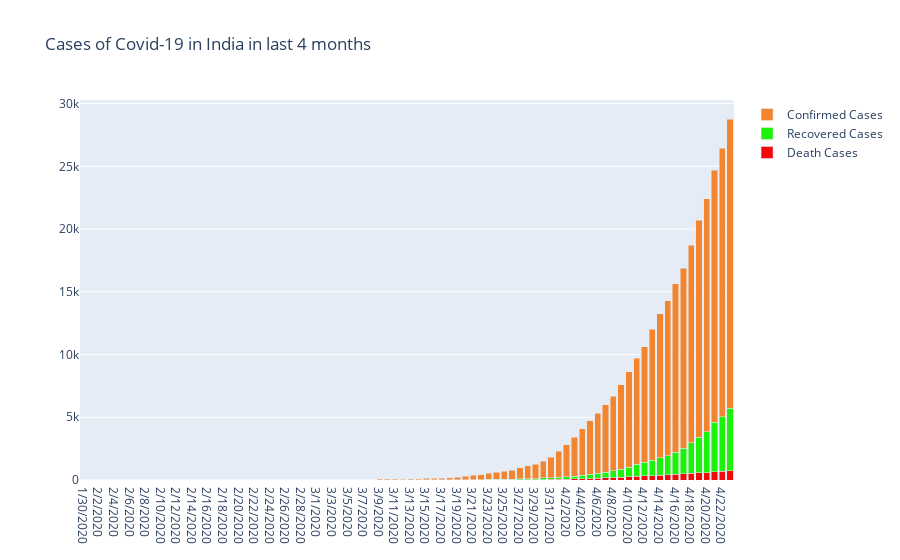

The notebook cell this image was saved under:
### Code cell
total_confirm = confirmed_df[37:]
total_confirm = total_confirm.drop(['STATE/UT', 'CODE', 'LATITUDE', 'LONGITUDE', 'PER CAPITA INCOME (INR)', 'POPULATION', 'AVERAGE TEMPERATURE (°C)'], axis=1)

total_death = death_df[37:]
total_death = total_death.drop(['STATE/UT', 'CODE', 'LATITUDE', 'LONGITUDE', 'PER CAPITA INCOME (INR) ',
       'POPULATION', 'AVERAGE TEMPERATURE (°C)'], axis=1)

total_recover = recover_df[37:]
total_recover = total_recover.drop(['STATE/UT', 'CODE', 'LATITUDE', 'LONGITUDE', 'PER CAPITA INCOME (INR) ', 'POPULATION', 'AVERAGE TEMPERATURE (°C)'], axis=1)

fig = go.Figure(data=[
    go.Bar(name='Death Cases', x=list(total_death.columns), y=list(total_death.iloc[0]), marker_color='#f20909'),
    go.Bar(name='Recovered Cases', x=list(total_recover.columns), y=list(total_recover.iloc[0]), marker_color='#1df209'),
    go.Bar(name='Confirmed Cases', x=list(total_confirm.columns), y=list(total_confirm.iloc[0]), marker_color='#f2852e')
])
# Change the bar mode
fig.update_layout(barmode='stack')
fig.update_layout(uniformtext_minsize=12)
fig.update_layout(title_text='Cases of Covid-19 in India in last 4 months')
fig.show()

### Figure 1 — Plotly figure (JSON) as saved in the notebook; plotly's stock layout.template omitted (floating-point values rounded to 4 significant figures)
{"data": [{"marker": {"color": "#f20909"}, "name": "Death Cases", "type": "bar", "x": ["1/30/2020", "2/1/2020", "2/2/2020", "2/3/2020", "2/4/2020", "2/5/2020", "2/6/2020", "2/7/2020", "2/8/2020", "2/9/2020", "2/10/2020", "2/11/2020", "2/12/2020", "2/13/2020", "2/14/2020", "2/15/2020", "2/16/2020", "2/17/2020", "2/18/2020", "2/19/2020", "2/20/2020", "2/21/2020", "2/22/2020", "2/23/2020", "2/24/2020", "2/25/2020", "2/26/2020", "2/27/2020", "2/28/2020", "2/29/2020", "3/1/2020", "3/2/2020", "3/3/2020", "3/4/2020", "3/5/2020", "3/6/2020", "3/7/2020", "3/8/2020", "3/9/2020", "3/10/2020", "3/11/2020", "3/12/2020", "3/13/2020", "3/14/2020", "3/15/2020", "3/16/2020", "3/17/2020", "3/18/2020", "3/19/2020", "3/20/2020", "3/21/2020", "3/22/2020", "3/23/2020", "3/24/2020", "3/25/2020", "3/26/2020", "3/27/2020", "3/28/2020", "3/29/2020", "3/30/2020", "3/31/2020", "4/1/2020", "4/2/2020", "4/3/2020", "4/4/2020", "4/5/2020", "4/6/2020", "4/7/2020", "4/8/2020", "4/9/2020", "4/10/2020", "4/11/2020", "4/12/2020", "4/13/2020", "4/14/2020", "4/15/2020", "4/16/2020", "4/17/2020", "4/18/2020", "4/19/2020", "4/20/2020", "4/21/2020", "4/22/2020", "4/23/2020"], "y": [0, 0, 0, 0, 0, 0, 0, 0, 0, 0, 0, 0, 0, 0, 0, 0, 0, 0, 0, 0, 0, 0, 0, 0, 0, 0, 0, 0, 0, 0, 0, 0, 0, 0, 0, 0, 0, 0, 0, 0, 0, 1, 1, 2, 2, 2, 3, 3, 4, 4, 4, 7, 9, 10, 11, 16, 19, 24, 27, 40, 46, 55, 69, 83, 96, 118, 134, 160, 180, 227, 249, 289, 331, 358, 395, 422, 448, 486, 521, 559, 592, 645, 681, 721]}, {"marker": {"color": "#1df209"}, "name": "Recovered Cases", "type": "bar", "x": ["1/30/2020", "2/1/2020", "2/2/2020", "2/3/2020", "2/4/2020", "2/5/2020", "2/6/2020", "2/7/2020", "2/8/2020", "2/9/2020", "2/10/2020", "2/11/2020", "2/12/2020", "2/13/2020", "2/14/2020", "2/15/2020", "2/16/2020", "2/17/2020", "2/18/2020", "2/19/2020", "2/20/2020", "2/21/2020", "2/22/2020", "2/23/2020", "2/24/2020", "2/25/2020", "2/26/2020", "2/27/2020", "2/28/2020", "2/29/2020", "3/1/2020", "3/2/2020", "3/3/2020", "3/4/2020", "3/5/2020", "3/6/2020", "3/7/2020", "3/8/2020", "3/9/2020", "3/10/2020", "3/11/2020", "3/12/2020", "3/13/2020", "3/14/2020", "3/15/2020", "3/16/2020", "3/17/2020", "3/18/2020", "3/19/2020", "3/20/2020", "3/21/2020", "3/22/2020", "3/23/2020", "3/24/2020", "3/25/2020", "3/26/2020", "3/27/2020", "3/28/2020", "3/29/2020", "3/30/2020", "3/31/2020", "4/1/2020", "4/2/2020", "4/3/2020", "4/4/2020", "4/5/2020", "4/6/2020", "4/7/2020", "4/8/2020", "4/9/2020", "4/10/2020", "4/11/2020", "4/12/2020", "4/13/2020", "4/14/2020", "4/15/2020", "4/16/2020", "4/17/2020", "4/18/2020", "4/19/2020", "4/20/2020", "4/21/2020", "4/22/2020", "4/23/2020"], "y": [0, 0, 0, 0, 0, 0, 0, 0, 0, 0, 0, 0, 0, 0, 0, 0, 0, 0, 0, 0, 0, 0, 0, 0, 0, 0, 0, 0, 0, 0, 0, 0, 0, 0, 0, 0, 0, 0, 0, 0, 0, 0, 7, 9, 13, 14, 15, 15, 20, 23, 23, 23, 35, 40, 43, 50, 76, 85, 90, 126, 141, 170, 192, 230, 286, 330, 396, 470, 565, 635, 786, 972, 1086, 1198, 1364, 1509, 1767, 2040, 2466, 2854, 3273, 3976, 4370, 5012]}, {"marker": {"color": "#f2852e"}, "name": "Confirmed Cases", "type": "bar", "x": ["1/30/2020", "2/1/2020", "2/2/2020", "2/3/2020", "2/4/2020", "2/5/2020", "2/6/2020", "2/7/2020", "2/8/2020", "2/9/2020", "2/10/2020", "2/11/2020", "2/12/2020", "2/13/2020", "2/14/2020", "2/15/2020", "2/16/2020", "2/17/2020", "2/18/2020", "2/19/2020", "2/20/2020", "2/21/2020", "2/22/2020", "2/23/2020", "2/24/2020", "2/25/2020", "2/26/2020", "2/27/2020", "2/28/2020", "2/29/2020", "3/1/2020", "3/2/2020", "3/3/2020", "3/4/2020", "3/5/2020", "3/6/2020", "3/7/2020", "3/8/2020", "3/9/2020", "3/10/2020", "3/11/2020", "3/12/2020", "3/13/2020", "3/14/2020", "3/15/2020", "3/16/2020", "3/17/2020", "3/18/2020", "3/19/2020", "3/20/2020", "3/21/2020", "3/22/2020", "3/23/2020", "3/24/2020", "3/25/2020", "3/26/2020", "3/27/2020", "3/28/2020", "3/29/2020", "3/30/2020", "3/31/2020", "4/1/2020", "4/2/2020", "4/3/2020", "4/4/2020", "4/5/2020", "4/6/2020", "4/7/2020", "4/8/2020", "4/9/2020", "4/10/2020", "4/11/2020", "4/12/2020", "4/13/2020", "4/14/2020", "4/15/2020", "4/16/2020", "4/17/2020", "4/18/2020", "4/19/2020", "4/20/2020", "4/21/2020", "4/22/2020", "4/23/2020"], "y": [1, 1, 2, 3, 3, 3, 3, 3, 3, 3, 3, 3, 3, 3, 3, 3, 3, 3, 3, 3, 3, 3, 3, 3, 3, 3, 3, 3, 3, 3, 3, 5, 6, 28, 30, 31, 32, 37, 45, 60, 67, 75, 85, 100, 107, 121, 135, 171, 198, 256, 334, 401, 503, 567, 657, 722, 886, 1029, 1139, 1329, 1635, 2059, 2545, 3105, 3684, 4290, 4778, 5351, 5916, 6729, 7600, 8452, 9210, 10454, 11489, 12370, 13433, 14353, 15724, 17306, 18545, 20082, 21374, 23041]}], "layout": {"barmode": "stack", "title": {"text": "Cases of Covid-19 in India in last 4 months"}, "uniformtext": {"minsize": 12}}}
